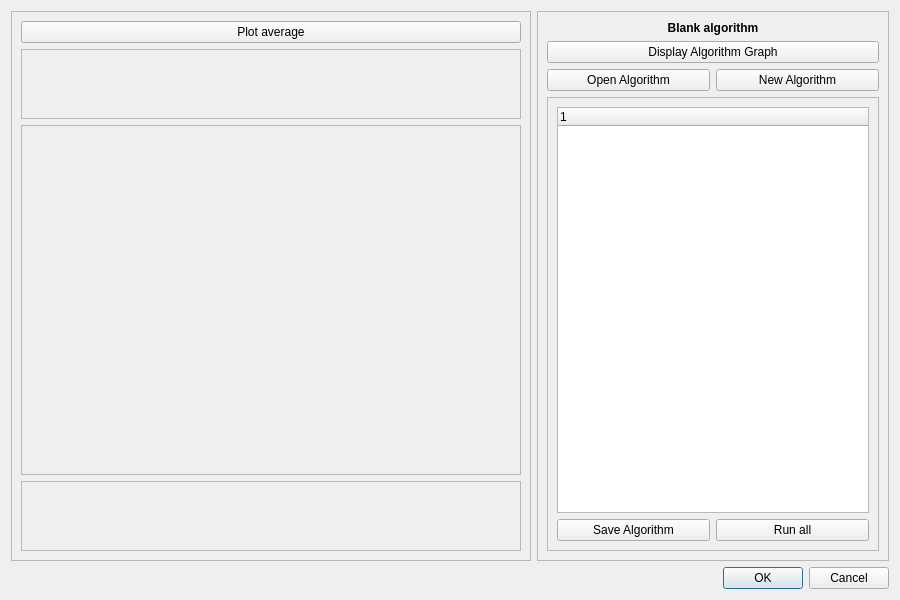
<?xml version="1.0" encoding="UTF-8"?>
<ui version="4.0">
 <class>Dialog</class>
 <widget class="QDialog" name="Dialog">
  <property name="geometry">
   <rect>
    <x>0</x>
    <y>0</y>
    <width>900</width>
    <height>600</height>
   </rect>
  </property>
  <property name="windowTitle">
   <string>Treat window</string>
  </property>
  <layout class="QGridLayout" name="gridLayout">
   <item row="0" column="1">
    <widget class="QFrame" name="f_Right">
     <property name="frameShape">
      <enum>QFrame::Shape::StyledPanel</enum>
     </property>
     <property name="frameShadow">
      <enum>QFrame::Shadow::Raised</enum>
     </property>
     <layout class="QGridLayout" name="gridLayout_3">
      <item row="2" column="0">
       <widget class="QPushButton" name="b_OpenAlgorithm">
        <property name="text">
         <string>Open Algorithm</string>
        </property>
       </widget>
      </item>
      <item row="0" column="0" colspan="2">
       <widget class="QLabel" name="l_titleAlgorithm">
        <property name="font">
         <font>
          <bold>true</bold>
         </font>
        </property>
        <property name="text">
         <string>Blank algorithm</string>
        </property>
        <property name="alignment">
         <set>Qt::AlignmentFlag::AlignCenter</set>
        </property>
       </widget>
      </item>
      <item row="3" column="0" colspan="2">
       <widget class="QFrame" name="f_Functions">
        <property name="frameShape">
         <enum>QFrame::Shape::StyledPanel</enum>
        </property>
        <property name="frameShadow">
         <enum>QFrame::Shadow::Raised</enum>
        </property>
        <layout class="QGridLayout" name="gridLayout_4">
         <item row="1" column="0">
          <widget class="QPushButton" name="b_SaveAlgorithm">
           <property name="text">
            <string>Save Algorithm</string>
           </property>
          </widget>
         </item>
         <item row="0" column="0" colspan="2">
          <widget class="QTreeWidget" name="t_Functions">
           <column>
            <property name="text">
             <string notr="true">1</string>
            </property>
           </column>
          </widget>
         </item>
         <item row="1" column="1">
          <widget class="QPushButton" name="b_RunAll">
           <property name="text">
            <string>Run all</string>
           </property>
          </widget>
         </item>
        </layout>
       </widget>
      </item>
      <item row="1" column="0" colspan="2">
       <widget class="QPushButton" name="b_GraphAlgorithm">
        <property name="text">
         <string>Display Algorithm Graph</string>
        </property>
       </widget>
      </item>
      <item row="2" column="1">
       <widget class="QPushButton" name="b_NewAlgorithm">
        <property name="text">
         <string>New Algorithm</string>
        </property>
       </widget>
      </item>
     </layout>
    </widget>
   </item>
   <item row="1" column="0" colspan="2">
    <widget class="QDialogButtonBox" name="buttonBox">
     <property name="orientation">
      <enum>Qt::Orientation::Horizontal</enum>
     </property>
     <property name="standardButtons">
      <set>QDialogButtonBox::StandardButton::Cancel|QDialogButtonBox::StandardButton::Ok</set>
     </property>
    </widget>
   </item>
   <item row="0" column="0">
    <widget class="QFrame" name="f_left">
     <property name="frameShape">
      <enum>QFrame::Shape::StyledPanel</enum>
     </property>
     <property name="frameShadow">
      <enum>QFrame::Shadow::Raised</enum>
     </property>
     <layout class="QGridLayout" name="gridLayout_2">
      <item row="3" column="0" colspan="2">
       <widget class="QFrame" name="f_PlotSelect">
        <property name="frameShape">
         <enum>QFrame::Shape::StyledPanel</enum>
        </property>
        <property name="frameShadow">
         <enum>QFrame::Shadow::Raised</enum>
        </property>
       </widget>
      </item>
      <item row="1" column="0" colspan="2">
       <widget class="QFrame" name="f_Dimension">
        <property name="frameShape">
         <enum>QFrame::Shape::StyledPanel</enum>
        </property>
        <property name="frameShadow">
         <enum>QFrame::Shadow::Raised</enum>
        </property>
       </widget>
      </item>
      <item row="2" column="0" colspan="2">
       <widget class="QFrame" name="frame_graph">
        <property name="minimumSize">
         <size>
          <width>500</width>
          <height>350</height>
         </size>
        </property>
        <property name="frameShape">
         <enum>QFrame::Shape::StyledPanel</enum>
        </property>
        <property name="frameShadow">
         <enum>QFrame::Shadow::Raised</enum>
        </property>
       </widget>
      </item>
      <item row="0" column="0" colspan="2">
       <widget class="QPushButton" name="b_Sum">
        <property name="text">
         <string>Plot average</string>
        </property>
       </widget>
      </item>
     </layout>
    </widget>
   </item>
  </layout>
 </widget>
 <resources/>
 <connections>
  <connection>
   <sender>buttonBox</sender>
   <signal>accepted()</signal>
   <receiver>Dialog</receiver>
   <slot>accept()</slot>
   <hints>
    <hint type="sourcelabel">
     <x>248</x>
     <y>254</y>
    </hint>
    <hint type="destinationlabel">
     <x>157</x>
     <y>274</y>
    </hint>
   </hints>
  </connection>
  <connection>
   <sender>buttonBox</sender>
   <signal>rejected()</signal>
   <receiver>Dialog</receiver>
   <slot>reject()</slot>
   <hints>
    <hint type="sourcelabel">
     <x>316</x>
     <y>260</y>
    </hint>
    <hint type="destinationlabel">
     <x>286</x>
     <y>274</y>
    </hint>
   </hints>
  </connection>
 </connections>
</ui>
